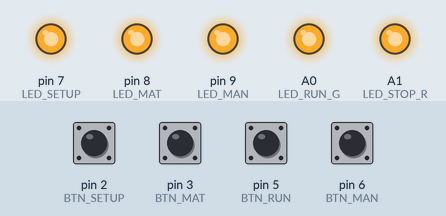
The sketch below on a simulated Arduino Uno, built with avr-gcc and run on an emulated ATmega328P. Parts: output pins drawn as LEDs (lit = HIGH). Inputs (shaded band) come from the test bench; at power-on: pin 2 (BTN_SETUP), pin 3 (BTN_MAT), pin 5 (BTN_RUN), pin 6 (BTN_MAN) HIGH. WiFi joins after 1.5 s; servers stay silent unless stated; network time is answered at once with the bench clock; uploads are accepted with an empty reply; the local clock reads 2024-03-15 10:24:30 at power-on unless the sketch sets it; what the sketch prints to the serial monitor is not drawn.

Above: at 2.7 s.
2.8 s: pin 5 (BTN_RUN) pulled LOW for 0.15 s
At 4.0 s:
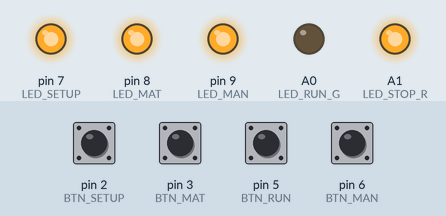
4.4 s: pin 2 (BTN_SETUP) pulled LOW for 0.15 s
At 5.3 s:
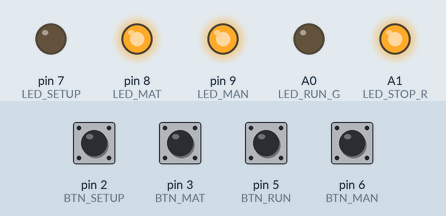
6.0 s: pin 5 (BTN_RUN) pulled LOW for 1 s
At 6.6 s:
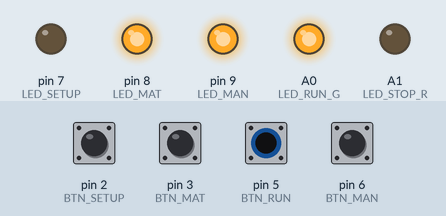
8.5 s: pin 3 (BTN_MAT) pulled LOW for 0.15 s
At 9.7 s:
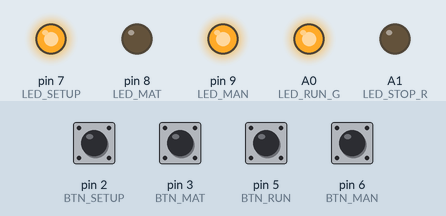
10.1 s: pin 6 (BTN_MAN) pulled LOW for 0.15 s
At 10.8 s:
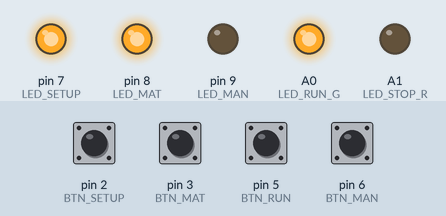
11.7 s: pin 6 (BTN_MAN) pulled LOW for 1 s
At 12.1 s:
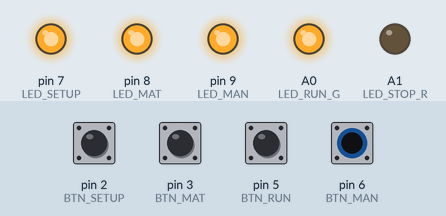
Timing chart, 0 to 14.7 s (numbered marks = the images above; inputs shaded):
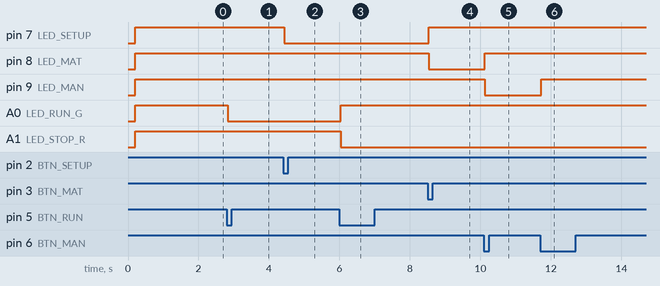

The sketch:

projetoarduino.ino
```cpp
// ============================================================================
// REGISTRO DE PARADAS MARONI - VERSÃO NTP (SEM HARDWARE EXTRA)
// ============================================================================

#define LIGADO    LOW
#define DESLIGADO HIGH

#include <Arduino.h>
#include <SPI.h>
#include <Ethernet.h>
#include <EthernetUdp.h>
#include <NTPClient.h>
#include <string.h>

// ---------------------- PINOS ----------------------
const int BTN_SETUP = 2;
const int BTN_MAT   = 3;
const int BTN_MAN   = 6;
const int BTN_RUN   = 5;

const int LED_SETUP = 7;
const int LED_MAT   = 8;
const int LED_MAN   = 9;

const int LED_RUN_G  = A0;
const int LED_STOP_R = A1;

// ---------------------- NTP (HORA VIA INTERNET) ----------------------
// Usa offset -10800 (Brasil -3h) direto no NTPClient
EthernetUDP ntpUDP;
NTPClient timeClient(ntpUDP, "pool.ntp.org", -10800, 60000);

// ---------------------- ESTADO ----------------------
bool maquinaRodando = false;
bool latchSETUP = false;
bool latchMAT   = false;
bool latchMAN   = false;

String motivo = "NONE";

// ---------------------- DEBOUNCE ----------------------
const unsigned long DEBOUNCE_MS = 30;

bool lastRUN   = HIGH;
bool lastSETUP = HIGH;
bool lastMAT   = HIGH;
bool lastMAN   = HIGH;

unsigned long tRUN   = 0;
unsigned long tSETUP = 0;
unsigned long tMAT   = 0;
unsigned long tMAN   = 0;

bool lockRUN   = false;
bool lockSETUP = false;
bool lockMAT   = false;
bool lockMAN   = false;

// ---------------------- CICLO DO LED RUN/STOP ----------------------
byte estadoLedRun = 2; // 0=verde, 1=vermelho, 2=desligado

// ---------------------- ETHERNET ----------------------
byte MAC_ADDR[] = {0xDE,0xAD,0xBE,0xEF,0xFE,0x01};
IPAddress IP_STATIC(192,168,1,250);
IPAddress DNS_STATIC(192,168,1,1);
IPAddress GW_STATIC(192,168,1,1);
IPAddress MASK_STATIC(255,255,255,0);

// Servidor Python
IPAddress SERVER_IP(192,168,1,129);
const uint16_t SERVER_PORT = 5000;
const char* SERVER_PATH = "/log";

EthernetClient client;

// ---------------------- MONITOR DE REDE ----------------------
bool redeOk = false;
unsigned long ultimaVerificacaoRede = 0;
const unsigned long INTERVALO_VERIF_REDE = 15000UL;

// Protótipos
void atualizaLedsMotivo();

// ---------------------- REDE ----------------------
// Testa se há link físico (cabo conectado)
bool temLinkFisico() {
  int status = Ethernet.linkStatus();
  if (status == 2) return false;
  return true;
}

// Testa se o SERVIDOR responde
bool gatewayRespondendo() {
  EthernetClient test;
  if (test.connect(SERVER_IP, SERVER_PORT)) {
    test.stop();
    return true;
  }
  return false;
}

// Imprime no Serial o estado da rede
void verificaRede() {
  Serial.println(F("----- TESTE DE REDE -----"));

  if (Ethernet.hardwareStatus() == EthernetNoHardware) {
    Serial.println(F("ERRO: Nenhum shield Ethernet detectado!"));
    redeOk = false;
    return;
  }

  if (!temLinkFisico()) {
    Serial.println(F("ERRO: Sem link - cabo desconectado!"));
    redeOk = false;
    return;
  } else {
    Serial.println(F("OK: Cabo conectado."));
  }

  Serial.print(F("IP atual: "));
  Serial.println(Ethernet.localIP());

  if (gatewayRespondendo()) {
    Serial.println(F("OK: Servidor respondeu. REDE FUNCIONANDO!"));
    redeOk = true;
  } else {
    Serial.println(F("ERRO: Servidor nao respondeu."));
    redeOk = false;
  }
  Serial.println(F("--------------------------"));
}

// ---------------------- FUNÇÃO: DEBOUNCE ----------------------
bool pressedEdgeNB(int pin, bool &last, unsigned long &tchg, bool &lock) {
  bool raw = digitalRead(pin);
  unsigned long now = millis();

  if (raw != last) {
    tchg = now;
    last = raw;
  }

  if (lock && raw == HIGH)
    lock = false;

  if (!lock && (now - tchg) > DEBOUNCE_MS && raw == LOW) {
    lock = true;
    return true;
  }
  return false;
}

// ---------------------- LED RUN/STOP ----------------------
void aplicaEstadoLedRun() {
  switch (estadoLedRun) {
    case 0: // VERDE
      digitalWrite(LED_RUN_G,  LIGADO);
      digitalWrite(LED_STOP_R, DESLIGADO);
      break;

    case 1: // VERMELHO
      digitalWrite(LED_RUN_G,  DESLIGADO);
      digitalWrite(LED_STOP_R, LIGADO);
      break;

    case 2: // DESLIGADO
    default:
      digitalWrite(LED_RUN_G,  DESLIGADO);
      digitalWrite(LED_STOP_R, DESLIGADO);
      break;
  }
}

void cicloLedRun() {
  estadoLedRun++;
  if (estadoLedRun > 2)
    estadoLedRun = 0;

  aplicaEstadoLedRun();
  maquinaRodando = (estadoLedRun == 0);
  atualizaLedsMotivo();
}

// ---------------------- LED MOTIVOS ----------------------
void atualizaLedsMotivo() {
  if (estadoLedRun == 2) {
    digitalWrite(LED_SETUP, DESLIGADO);
    digitalWrite(LED_MAT,   DESLIGADO);
    digitalWrite(LED_MAN,   DESLIGADO);
    return;
  }
  bool parado = !maquinaRodando;

  digitalWrite(LED_SETUP, latchSETUP ? LIGADO : DESLIGADO);
  digitalWrite(LED_MAT,   (latchMAT && parado) ? LIGADO : DESLIGADO);
  digitalWrite(LED_MAN,   (latchMAN && parado) ? LIGADO : DESLIGADO);
}

void setMotivoExclusivo(const char* nome) {
  latchSETUP = latchMAT = latchMAN = false;

  if (strcmp(nome,"SETUP") == 0) {
    latchSETUP = true;
    motivo = "SETUP";
  }
  else if (strcmp(nome,"MATERIAL") == 0) {
    latchMAT = true;
    motivo = "MATERIAL";
  }
  else if (strcmp(nome,"MANUTENCAO") == 0) {
    latchMAN = true;
    motivo = "MANUTENCAO";
  }
  else {
    motivo = "NONE";
  }
  atualizaLedsMotivo();
}

String getMotivoAtual() {
  if (latchSETUP)   return "SETUP";
  if (latchMAT)     return "MATERIAL";
  if (latchMAN)     return "MANUTENCAO";
  return "NONE";
}

// ---------------------- HORA VIA NTP → "YYYY-MM-DD HH:MM:SS" ----------------------
String getDateTimeNTP() {
  unsigned long epoch = timeClient.getEpochTime(); // já vem com offset -10800 aplicado

  if (epoch == 0) {
    return "1970-01-01 00:00:00";
  }

  unsigned long raw = epoch;

  int ss = raw % 60;
  raw /= 60;
  int mm = raw % 60;
  raw /= 60;
  int hh = raw % 24;

  unsigned long days = epoch / 86400; // segundos por dia

  int year = 1970;
  while (true) {
    bool leap = (year % 4 == 0 && (year % 100 != 0 || year % 400 == 0));
    unsigned long daysInYear = leap ? 366 : 365;
    if (days >= daysInYear) {
      days -= daysInYear;
      year++;
    } else {
      break;
    }
  }

  int monthLengths[12] = {31,28,31,30,31,30,31,31,30,31,30,31};
  bool leap = (year % 4 == 0 && (year % 100 != 0 || year % 400 == 0));
  if (leap) monthLengths[1] = 29;

  int month = 0;
  while (days >= (unsigned long)monthLengths[month]) {
    days -= monthLengths[month];
    month++;
  }
  int day = days + 1;

  char buffer[25];
  sprintf(buffer, "%04d-%02d-%02d %02d:%02d:%02d",
          year, month + 1, day, hh, mm, ss);

  return String(buffer);
}

// ---------------------- MONTAR JSON DO EVENTO ----------------------
String montaJSON(const char* tipo) {
  String json = "{";
  json += "\"machine\":\"Máquina 01\"";

  json += ",\"data_hora\":\"";
  json += getDateTimeNTP();
  json += "\"";

  json += ",\"ts_ms\":";
  json += String(millis());

  json += ",\"tipo\":\"";
  json += tipo;
  json += "\"";

  json += ",\"estado\":\"";
  json += (maquinaRodando ? "RUN" : "STOP");
  json += "\"";

  json += ",\"estadoLed\":";
  json += String(estadoLedRun);

  json += ",\"parada\":";
  json += (maquinaRodando ? "0" : "1");

  String motivoAtual = getMotivoAtual();
  json += ",\"motivo\":\"";
  json += motivoAtual;
  json += "\"";

  json += "}";
  return json;
}

// ---------------------- ENVIAR LOG VIA HTTP ----------------------
void logEventoHttp(const char* tipo) {
  if (!redeOk) {
    Serial.print(F("Rede indisponivel, log local: "));
    Serial.println(tipo);
    return;
  }

  // Atualiza a hora antes de enviar
  timeClient.update();

  String payload = montaJSON(tipo);
  Serial.print(F("Enviando: "));
  Serial.println(payload);

  if (client.connect(SERVER_IP, SERVER_PORT)) {
    client.print(F("POST "));
    client.print(SERVER_PATH);
    client.println(F(" HTTP/1.1"));
    client.print(F("Host: "));
    client.print(SERVER_IP);
    client.print(F(":"));
    client.println(SERVER_PORT);
    client.println(F("Content-Type: application/json"));
    client.print(F("Content-Length: "));
    client.println(payload.length());
    client.println(F("Connection: close"));
    client.println();
    client.print(payload);

    unsigned long tstart = millis();
    while (client.connected() && millis() - tstart < 500) {
      while (client.available()) {
        char c = client.read();
        // descarta resposta
      }
    }
    client.stop();
  } else {
    Serial.println(F("Falha ao conectar no servidor HTTP."));
  }
}

// ---------------------- SETUP ----------------------
void setup() {
  Serial.begin(115200);
  delay(200);

  pinMode(BTN_SETUP, INPUT_PULLUP);
  pinMode(BTN_MAT,   INPUT_PULLUP);
  pinMode(BTN_MAN,   INPUT_PULLUP);
  pinMode(BTN_RUN,   INPUT_PULLUP);

  pinMode(LED_SETUP, OUTPUT);
  pinMode(LED_MAT,   OUTPUT);
  pinMode(LED_MAN,   OUTPUT);
  pinMode(LED_RUN_G, OUTPUT);
  pinMode(LED_STOP_R,OUTPUT);

  // COMEÇA TUDO DESLIGADO ✅
  digitalWrite(LED_SETUP, DESLIGADO);
  digitalWrite(LED_MAT,   DESLIGADO);
  digitalWrite(LED_MAN,   DESLIGADO);
  digitalWrite(LED_RUN_G, DESLIGADO);
  digitalWrite(LED_STOP_R,DESLIGADO);

  Ethernet.begin(MAC_ADDR, IP_STATIC, DNS_STATIC, GW_STATIC, MASK_STATIC);
  delay(800);

  verificaRede();

  timeClient.begin();
  timeClient.update();   // primeira sincronização

  estadoLedRun   = 2;    // desligado
  maquinaRodando = false;
  motivo         = "NONE";

  logEventoHttp("BOOT");
}

// ---------------------- LOOP ----------------------
void loop() {
  // Mantém hora atualizada
  timeClient.update();

  // Verifica rede periodicamente
  if (millis() - ultimaVerificacaoRede > INTERVALO_VERIF_REDE) {
    ultimaVerificacaoRede = millis();
    verificaRede();
  }

  // BOTÃO RUN
  if (pressedEdgeNB(BTN_RUN, lastRUN, tRUN, lockRUN)) {
    cicloLedRun();
    logEventoHttp("RUN_CYCLE");
  }

  // BOTÃO SETUP
  if (pressedEdgeNB(BTN_SETUP, lastSETUP, tSETUP, lockSETUP)) {
    if (latchSETUP) setMotivoExclusivo("NONE");
    else            setMotivoExclusivo("SETUP");
    logEventoHttp("MOTIVO");
  }

  // BOTÃO MATERIAL
  if (pressedEdgeNB(BTN_MAT, lastMAT, tMAT, lockMAT)) {
    if (latchMAT)  setMotivoExclusivo("NONE");
    else           setMotivoExclusivo("MATERIAL");
    logEventoHttp("MOTIVO");
  }

  // BOTÃO MANUTENÇÃO
  if (pressedEdgeNB(BTN_MAN, lastMAN, tMAN, lockMAN)) {
    if (latchMAN)  setMotivoExclusivo("NONE");
    else           setMotivoExclusivo("MANUTENCAO");
    logEventoHttp("MOTIVO");
  }
}
```

Measured:
- after the input at 2.8 s, A0 (LED_RUN_G): HIGH → LOW at once
- after the input at 4.4 s, pin 7 (LED_SETUP): HIGH → LOW at once
- after the input at 6.0 s, A0 (LED_RUN_G): LOW → HIGH at once; A1 (LED_STOP_R): HIGH → LOW at once
- after the input at 8.5 s, pin 7 (LED_SETUP): LOW → HIGH at once; pin 8 (LED_MAT): HIGH → LOW at once
- after the input at 10.1 s, pin 8 (LED_MAT): LOW → HIGH at once; pin 9 (LED_MAN): HIGH → LOW at once
- after the input at 11.7 s, pin 9 (LED_MAN): LOW → HIGH at once
